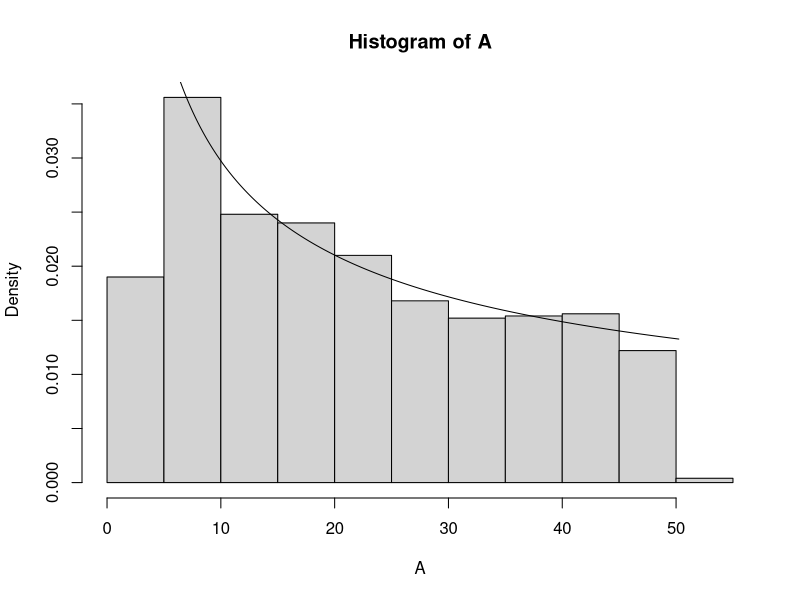

The R source for this figure:
## ---- chunk 1
knitr::opts_chunk$set(echo = TRUE, message = FALSE)
## ---- chunk 2
library(dplyr)
set.seed(30)
x <- rexp(1000, rate = 1)
set.seed(23)
y <- rexp(1000, rate = 1)
p <- x/y
d <- as.data.frame(p)
prop <- filter(d,p<1)
nrow(prop)/nrow(d)
## ---- chunk 3
R <- runif(1000, 1, 4)
A <- pi*R^2
mean(A)
x <- seq(pi,16*pi,.1)
y <- 1/(6*sqrt(x*pi))
hist(A, probability = TRUE)
lines(x,y)
